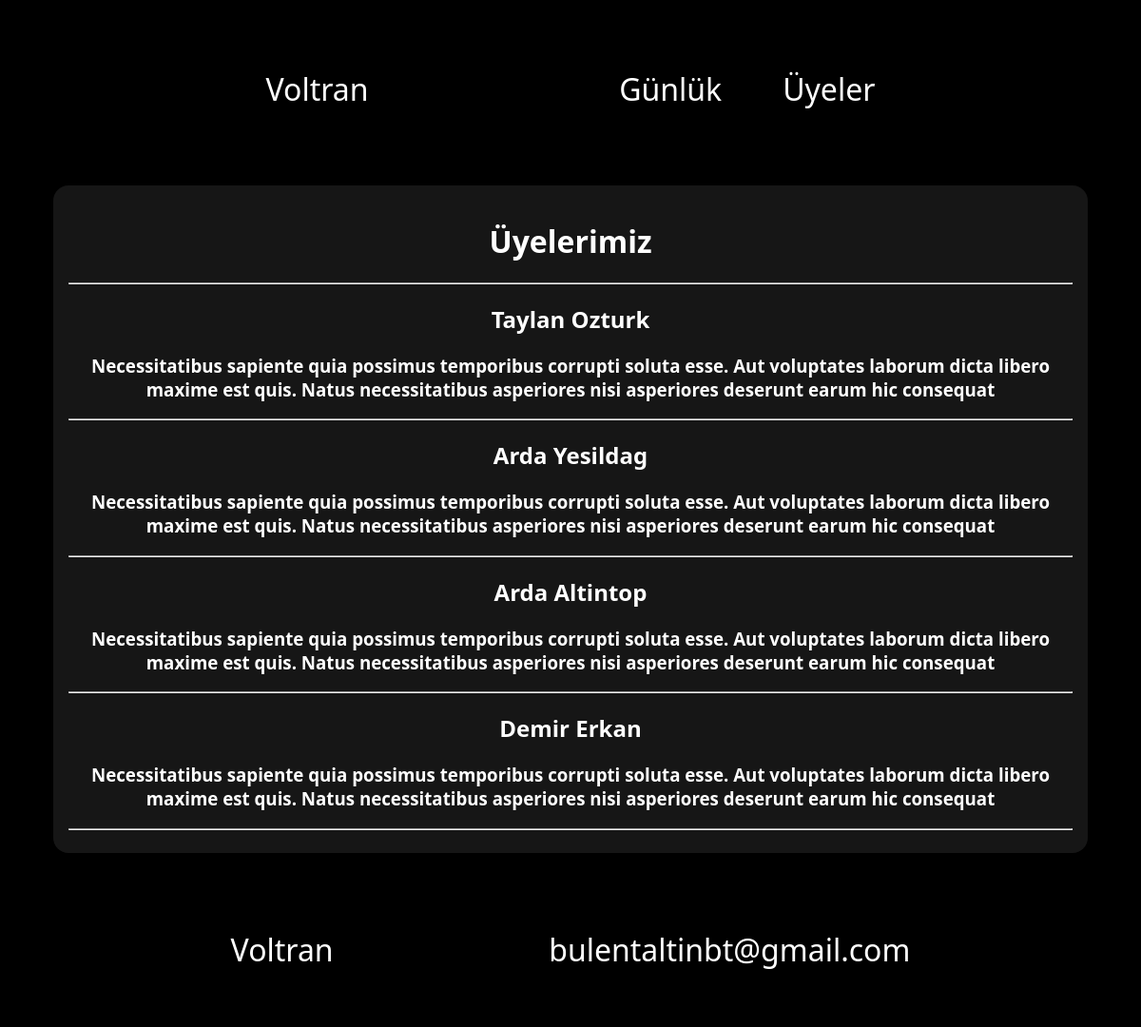
/members/, run on an earlier commit of the app's database.
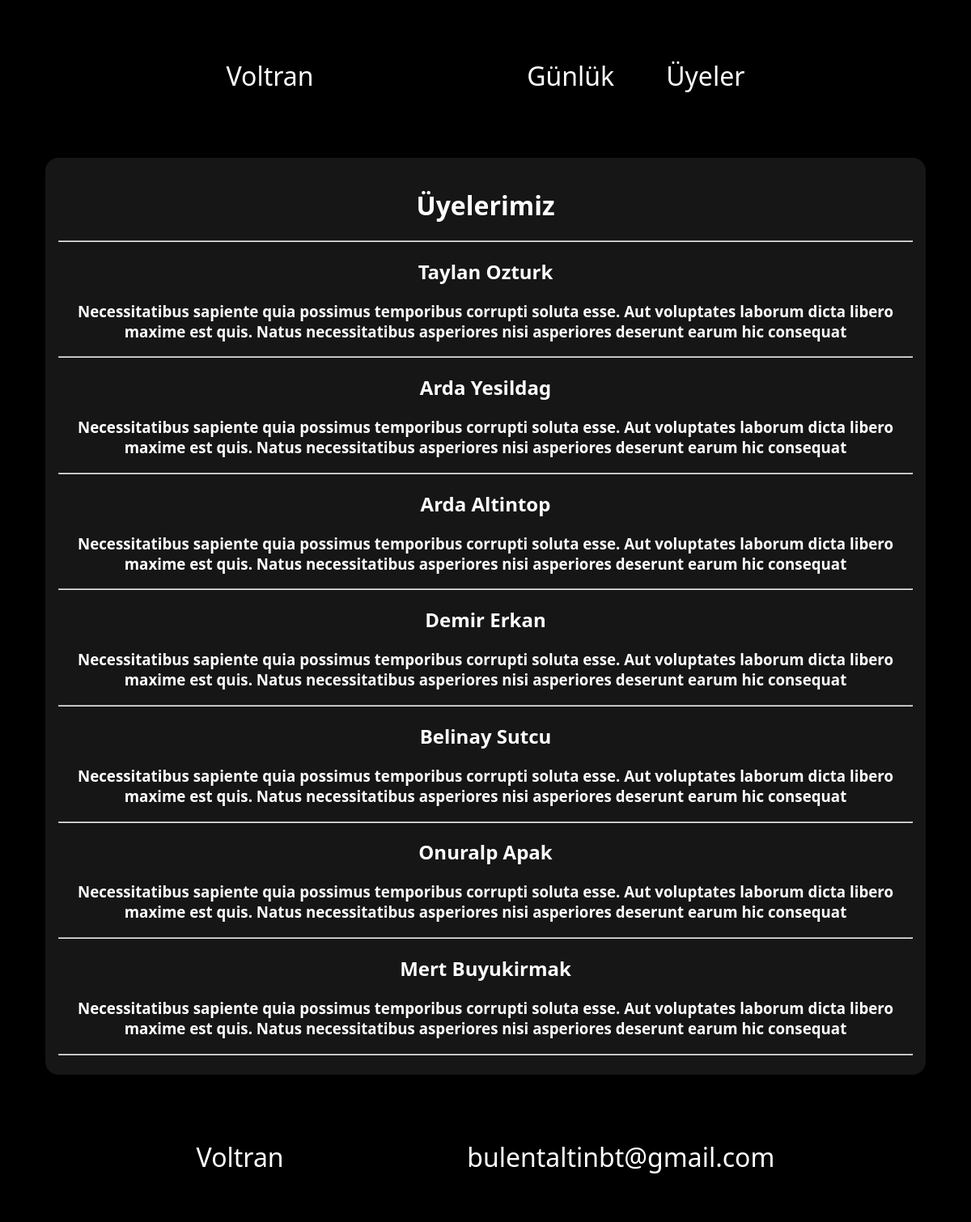
And on a later commit of the database.
### base/models.py (models this page shows, shortened)
class Member(models.Model):
    first_name = models.CharField("isim", max_length=100)
    last_name = models.CharField("soy isim", max_length=100)
    description = models.TextField("aciklama", max_length=200)
    class Meta:
        verbose_name = "member"
        verbose_name_plural = "members"

### base/views.py (the view)
# urls.py: path('members/', views.members, name='members'),
def members(request):
    members = Member.objects.all()
    context = {"members": members}
    return render(request, 'base/members.html', context)

### base/templates/base/members.html (shortened to what this page needs)
{% extends 'base/main.html' %} {% block content %}
<div class="members-box">
  <div class="members-title"><h1>Üyelerimiz</h1></div>
  <hr />
  {% for m in members%}
  <div class="member-name">
    <h2>{{m.first_name}} {{m.last_name}}</h2>
  </div>
  <div class="member-description">
    <h3>{{m.description}}</h3>
    <hr />
  </div>
  {% endfor %}
</div>
{% endblock content %}

### base/templates/base/main.html (shortened to what this page needs)
<!DOCTYPE html>
<html lang="en">
  <head>
    {% load static %}
  </head>
  <body>
    {% include 'base/navbar.html' %} {% block content %}{% endblock %} {%include 'base/footer.html' %}
  </body>
</html>

### base/templates/base/navbar.html (shortened to what this page needs)
<div class="navbar">
  <div class="navbar-left">
    <div class="navbar-item"><a href="{% url 'home' %}">Voltran</a></div>
  </div>
  <div class="navbar-right">
    <div class="navbar-item-log"><a href="{% url 'log' %}">Günlük</a></div>
    <div class="navbar-item"><a href="{% url 'members' %}">Üyeler</a></div>
  </div>
</div>

### base/templates/base/footer.html (shortened to what this page needs)
<div class="footer">
  <div class="footer-left">
    <div class="footer-item"><a href="{% url 'home' %}">Voltran</a></div>
  </div>
  <div class="footer-right">
    <div class="footer-item">bulentaltinbt@gmail.com</div>
  </div>
</div>

### base/templates/base/navbar.html (style rules this page uses)
.navbar { display: flex; flex-direction: row; justify-content: space-evenly; align-items: center; background-color: black; border-radius: 1rem; margin: 2.5rem; font-size: xx-large; }
.navbar-left { display: flex; flex-direction: row; align-items: center; }
.navbar-right { display: flex; flex-direction: row; align-items: center; }
.navbar-item { margin: 1rem; padding: 1rem; border-radius: 1rem; }
.navbar-item-log { margin-right: 5rem; margin: 1rem; padding: 1rem; border-radius: 1rem; }

### base/templates/base/members.html (style rules this page uses)
.members-box { background-color: #161616; margin: 3rem; border-radius: 1rem; padding: 1rem; text-align: center; }

### base/templates/base/footer.html (style rules this page uses)
.footer { display: flex; flex-direction: row; justify-content: space-evenly; align-items: center; background-color: black; border-radius: 1rem; margin: 2.5rem; font-size: xx-large; }
.footer-item { margin: 1rem; padding: 1rem; border-radius: 1rem; }

### base/templates/base/main.html (style rules this page uses)
body { background-color: black; color: white; font-family: "Segoe UI", Tahoma, Geneva, Verdana, sans-serif; text-decoration: none; user-select: none; }
a { color: white; user-select: none; text-decoration: none; }
hr { color: white; }

What changed in the data, as far as the page shows it:
added Member: first_name "Belinay", last_name "Sutcu", description "Necessitatibus sapiente quia possimus temporibus corrupti soluta esse. Aut voluptates laborum dicta libero maxime est quis. Natus necessitatibus asperiores nisi asperiores deserunt earum hic consequat"
added Member: first_name "Onuralp", last_name "Apak", description "Necessitatibus sapiente quia possimus temporibus corrupti soluta esse. Aut voluptates laborum dicta libero maxime est quis. Natus necessitatibus asperiores nisi asperiores deserunt earum hic consequat"
added Member: first_name "Mert", last_name "Buyukirmak", description "Necessitatibus sapiente quia possimus temporibus corrupti soluta esse. Aut voluptates laborum dicta libero maxime est quis. Natus necessitatibus asperiores nisi asperiores deserunt earum hic consequat"
